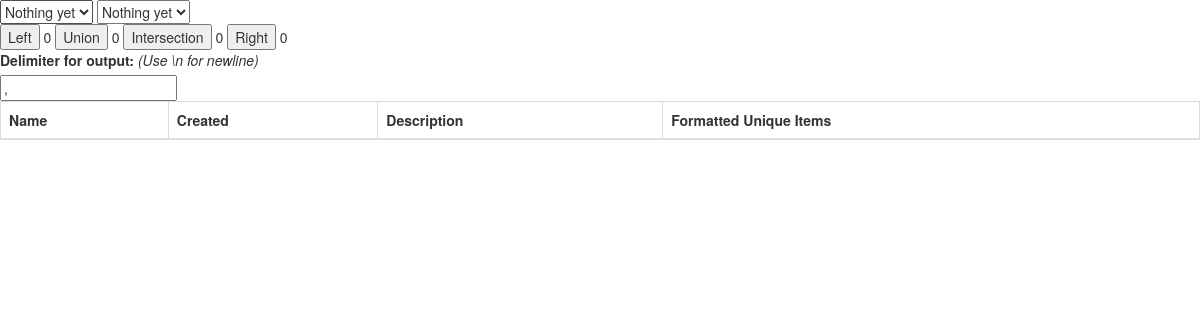
The app's page /index, older data.
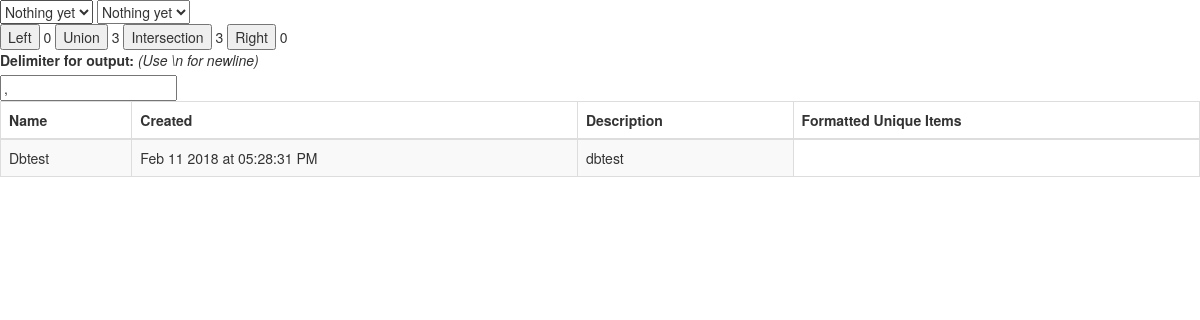
The same page, newer data.
### app/models.py (models this page shows, shortened)
class Risuto(db.Model):
    id = db.Column(db.Integer, primary_key=True)
    name = db.Column(db.String(80), index=True)
    description = db.Column(db.String(280))
    created = db.Column(db.DateTime, default=datetime.utcnow)
    separators = db.relationship('Separator', backref='risuto', lazy='dynamic')
    items = db.relationship('Item', backref='risuto', lazy='dynamic')

### app/routes.py (the view)
@app.route('/', methods=['GET', 'POST'])
@app.route('/index', methods=['GET', 'POST'])
def index():
    risutos = Risuto.query.all()
    form = ComparisonForm()
    output = None
    choices = get_choices(risutos)
    form.dropdown1.choices = choices
    form.dropdown2.choices = choices[1:] + [choices[0]]
    delimiter = get_delimiter(form.validate_on_submit(),form.delimiter.data)
    if len(risutos) > 0:
        a, b = get_sets_for_operation(form.validate_on_submit(), risutos,
                                      form.dropdown1.data, form.dropdown2.data)
        for setop in ('left', 'union', 'inters', 'right'):
            res = set_operation(a, b, setop)
            setattr(form, setop + 'cnt', len(res))
            if form.validate_on_submit() and getattr(form, setop).data:
                output = res
    else:
        if form.validate_on_submit():
            output = 'Enter a list for comparison'
    return render_template('index.html',
                            risutos=risutos,
                            output=output,
                            delimitfunc=lambda x: delimiter.join(x),
                            form=form)

### app/forms.py
class ComparisonForm(FlaskForm):
    dropdown1 = SelectField('Left List')
    dropdown2 = SelectField('Right List')
    left = SubmitField('Left')
    leftcnt = 0
    union = SubmitField('Union')
    unioncnt = 0
    inters = SubmitField('Intersection')
    interscnt = 0
    right = SubmitField('Right')
    rightcnt = 0
    delimiter = StringField('Delimiter for output: ',default=',')

### app/routes.py (called while the page is built)
def set_operation(a, b, setop):
    if setop == 'left':
        return set(a) - set(b)
    elif setop == 'union':
        return set(a) | set(b)
    elif setop == 'inters':
        return set(a) & set(b)
    elif setop == 'right':
        return set(b) - set(a)

def get_choices(risutos):
    if len(risutos) > 1:
        return [(r.name, r.name) for r in risutos]
    else:
        return [(None, 'Nothing yet')]

def get_delimiter(submitted_yn,submission):
    if submitted_yn:
        return bytes(submission, "utf-8").decode("unicode_escape")
    else:
        return ','

### app/templates/index.html (shortened to what this page needs)
<!doctype html>
<link rel=stylesheet type=text/css href="https://maxcdn.bootstrapcdn.com/bootstrap/3.3.7/css/bootstrap.min.css">
<link rel=stylesheet type=text/css href="https://cdn.datatables.net/1.10.16/css/dataTables.bootstrap.min.css">
<html>
    <head>
    </head>
    <form action="" method="post">
        {{ form.dropdown1() }}
        {{ form.dropdown2() }}
        <br>
        {{ form.left() }} {{ form.leftcnt }}
        {{ form.union() }} {{ form.unioncnt }}
        {{ form.inters() }} {{ form.interscnt }}
        {{ form.right() }} {{ form.rightcnt }}
        <br>
        {{ form.delimiter.label }} <i>(Use \n for newline)</i>
        <br>
        {{ form.delimiter() }}
    </form>
    <br<
    <body>
        <table id="table" class="table table-striped table-bordered" cellspacing="0" width="100%">
            <thead>
                <tr>
                    <th>Name</th>
                    <th>Created</th>
                    <th>Description</th>
                    <th>Formatted Unique Items</th>
                </tr>
            </thead>
            <tbody>
                {% for risuto in risutos %}
                <tr>
                    <td>{{ risuto.name }}</td>
                    <td>{{ risuto.created.strftime('%b %d %Y at %I:%M:%S %p') }} </td>
                    <td>{{ risuto.description }}</td>
                </tr>
                {% endfor %}
            </tbody>
        </table>
    </body>
</html>

Row changes from the older to the newer data that the page shows:
added Risuto: name "Dbtest", created "Feb 11 2018 at 05:28:31 PM", description "dbtest"
Text that changed along with them:
text no longer shown: "0 0"
text now shown: "3 3"
